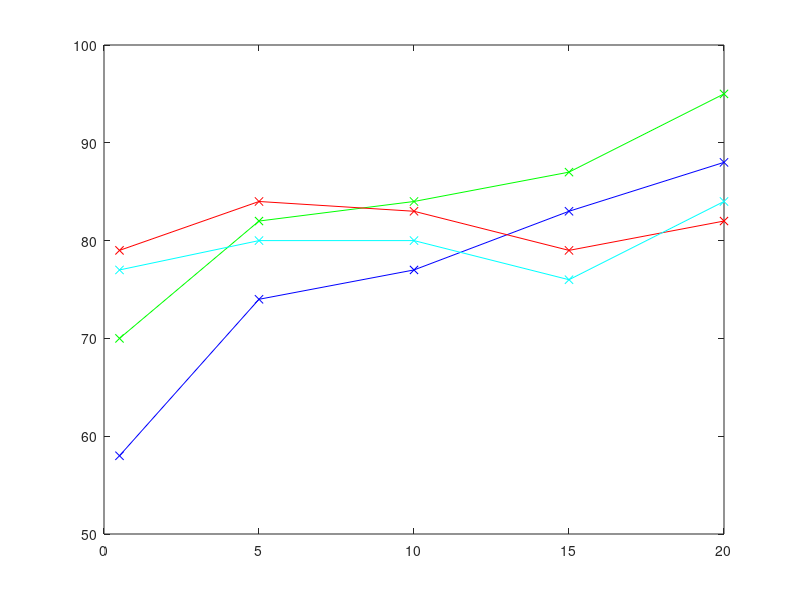

The MATLAB script that drew this image: (Note: this script raises an error after producing the figure.)
% Investigate zylon property extrapolation
% March 22, 2017



p = [.5 5 10 15 20]';
beta = [55 60 65 71];
EL55 = [58	74	77	83	88]';
EL60 = [70	82	84	87	95]';
EL65 = [79	84	83	79	82]';
EL71 = [77	80	80	76	84]';
GLH55 = [1030	7478	10415	11409	12008]';
GLH60 = [593	3133	4401	5319	6214]';
GLH65 = [546	2074	3390	4331	4937]';
GLH71 = [374	1279	1825	2397	2670]';




figure(1)
clf
box on
hold on

plot(p,EL55,'bx-')
plot(p,EL60,'gx-')
plot(p,EL65,'rx-')
plot(p,EL71,'cx-')



GLHmax = 12008;
GLH0 = interp1(p,GLH71,12)/GLHmax;
GLH1 = 4000;
fac = 1/GLHmax/GLH0*GLH1;

p0 = 8;
beta0 = 70;
GLH = GLH_interp(p0,beta0);

figure(2)
clf
box on
hold on

plot(p,GLH55*fac,'bx-')
plot(p,GLH60*fac,'gx-')
plot(p,GLH65*fac,'rx-')
plot(p,GLH71*fac,'cx-')
plot(p0,GLH,'ko')


beta_table = [GLH55 GLH60 GLH65 GLH71]*fac;

figure(3)
clf
box on
hold on
plot(beta,beta_table(1,:)*fac,'bx-')
plot(beta,beta_table(2,:)*fac,'gx-')
plot(beta,beta_table(3,:)*fac,'rx-')
plot(beta,beta_table(4,:)*fac,'cx-')
plot(beta,beta_table(5,:)*fac,'mx-')
plot(beta0,GLH,'ko')





